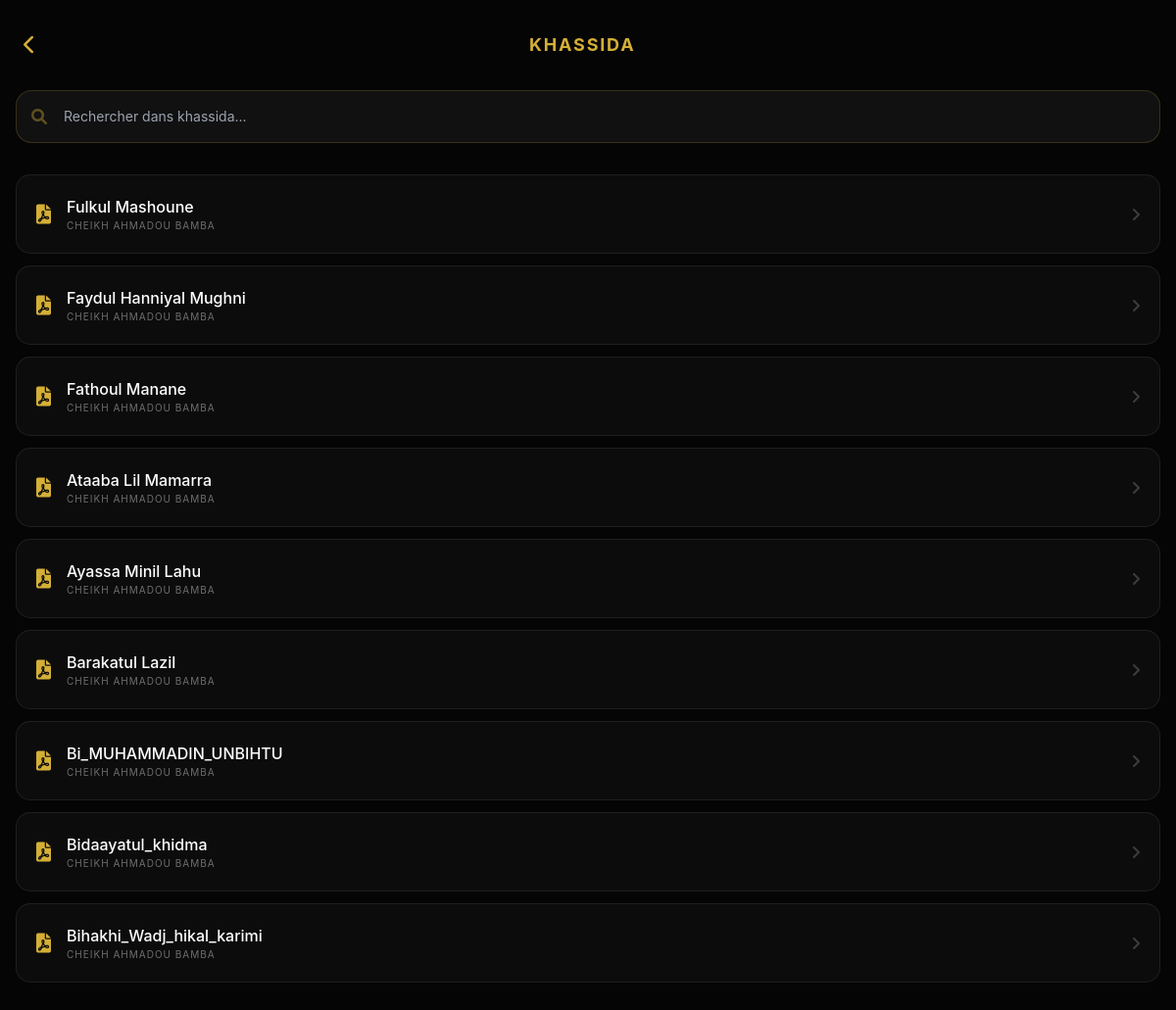
Page /collection/khassida/ on the committed database.
### bibliotheque/models.py (models this page shows, shortened)
class Khassida(models.Model):
    titre = models.CharField(max_length=255)
    auteur= models.CharField(max_length=255,default="Cheikh Ahmadou Bamba ")
    fichier_pdf = models.FileField(upload_to='khassidas/')
    image_couverture=models.ImageField(upload_to='couvertures/',blank=True,null=True)

### bibliotheque/views.py (the view)
# urls.py: path('collection/<str:categorie>/', views.liste_dynamique, name='liste'),
def liste_dynamique(request, categorie):
    query = request.GET.get('search')
    template_name = 'bibliotheque/liste.html'
    items = []
    if categorie == 'khassida':
        items = Khassida.objects.all()
    elif categorie == 'zikr':
        items = Zikr.objects.all()
    elif categorie == 'wird':
        items = Wird.objects.all()
    elif categorie == 'coran':
        items = Coran.objects.all()
    if query and items:
        items = items.filter(titre__icontains=query)
    return render(request, template_name, {
        'items': items,
        'categorie': categorie,
        'query': query
    })

### bibliotheque/templates/bibliotheque/liste.html (shortened to what this page needs)
<!DOCTYPE html>
<html lang="fr">
<head>
    <script src="https://cdn.tailwindcss.com"></script>
    <link href="https://cdnjs.cloudflare.com/ajax/libs/font-awesome/6.0.0/css/all.min.css" rel="stylesheet">
</head>
<body class="p-4 pb-20">
    <div class="flex items-center justify-between mb-6 pt-2">
        <a href="{% url 'home' %}" class="gold-text p-2">
            <i class="fa-solid fa-chevron-left text-xl"></i>
        </a>
        <h1 class="text-lg font-bold uppercase tracking-widest gold-text">
            {{ categorie }}
        </h1>
    </div>
    <form method="GET" action="" class="mb-8">
        <div class="relative flex items-center">
            <i class="fa-solid fa-magnifying-glass absolute left-4 gold-text opacity-40"></i>
            <input type="text" name="search" value="{{ query|default:'' }}"
                   placeholder="Rechercher dans {{ categorie }}..."
                   class="search-input w-full py-4 pl-12 pr-4 rounded-2xl text-sm">
        </div>
    </form>
    <div class="space-y-3">
        {% for item in items %}
            {% if 'zikr' in categorie|lower %}
                <a href="{% url 'zikr_compteur' item.id %}" class="glass-card p-5 flex justify-between items-center block">
                    <div class="flex items-center gap-4">
                        <i class="fa-solid fa-fingerprint gold-text text-xl"></i>
                        <div>
                            <h2 class="font-medium text-white">{{ item.titre }}</h2>
                            <p class="text-[10px] opacity-40 uppercase tracking-widest">Objectif : {{ item.objectif_par_defaut }} fois</p>
                        </div>
                    </div>
                    <i class="fa-solid fa-angle-right opacity-20"></i>
                </a>
            {% else %}
                <a href="{% url 'lire_pdf' categorie item.id %}" class="glass-card p-5 flex justify-between items-center block">
                    <div class="flex items-center gap-4">
                        {% if 'coran' in categorie|lower %}
                            <i class="fa-solid fa-quran gold-text text-xl"></i>
                        {% elif 'wird' in categorie|lower %}
                            <i class="fa-solid fa-ellipsis-vertical gold-text text-xl"></i>
                        {% else %}
                            <i class="fa-solid fa-file-pdf gold-text text-xl"></i>
                        {% endif %}
                        <div>
                            <h2 class="font-medium text-white">{{ item.titre }}</h2>
                            <p class="text-[10px] opacity-40 uppercase tracking-widest">
                                {% if item.auteur %}{{ item.auteur }}{% else %}Consulter{% endif %}
                            </p>
                        </div>
                    </div>
                    <i class="fa-solid fa-angle-right opacity-20"></i>
                </a>
            {% endif %}
        {% empty %}
            <div class="text-center py-20 opacity-30 italic">
                <i class="fa-solid fa-folder-open text-5xl mb-4 block"></i>
                Aucun élément trouvé dans {{ categorie }}.
            </div>
        {% endfor %}
    </div>
</body>
</html>

### bibliotheque/templates/bibliotheque/liste.html (style rules this page uses)
body { background-color: #050505; color: #fff; font-family: 'Inter', sans-serif; }
.gold-text { color: #d4af37; }
.glass-card { background: rgba(255, 255, 255, 0.03); border: 1px solid rgba(255, 255, 255, 0.08); border-radius: 15px; transition: all 0.2s; }
.search-input { background: rgba(255, 255, 255, 0.05); border: 1px solid rgba(212, 175, 55, 0.2); color: white; }

### rows in the picture
Khassida: titre "Fulkul Mashoune", auteur "CHEIKH AHMADOU BAMBA"
Khassida: titre "Faydul Hanniyal Mughni", auteur "CHEIKH AHMADOU BAMBA"
Khassida: titre "Fathoul Manane", auteur "CHEIKH AHMADOU BAMBA"
Khassida: titre "Ataaba Lil Mamarra", auteur "CHEIKH AHMADOU BAMBA"
Khassida: titre "Ayassa Minil Lahu", auteur "CHEIKH AHMADOU BAMBA"
Khassida: titre "Barakatul Lazil", auteur "CHEIKH AHMADOU BAMBA"
Khassida: titre "Bi_MUHAMMADIN_UNBIHTU", auteur "CHEIKH AHMADOU BAMBA"
Khassida: titre "Bidaayatul_khidma", auteur "CHEIKH AHMADOU BAMBA"
Khassida: titre "Bihakhi_Wadj_hikal_karimi", auteur "CHEIKH AHMADOU BAMBA"

### other values in the picture
{{ categorie }} "KHASSIDA"
